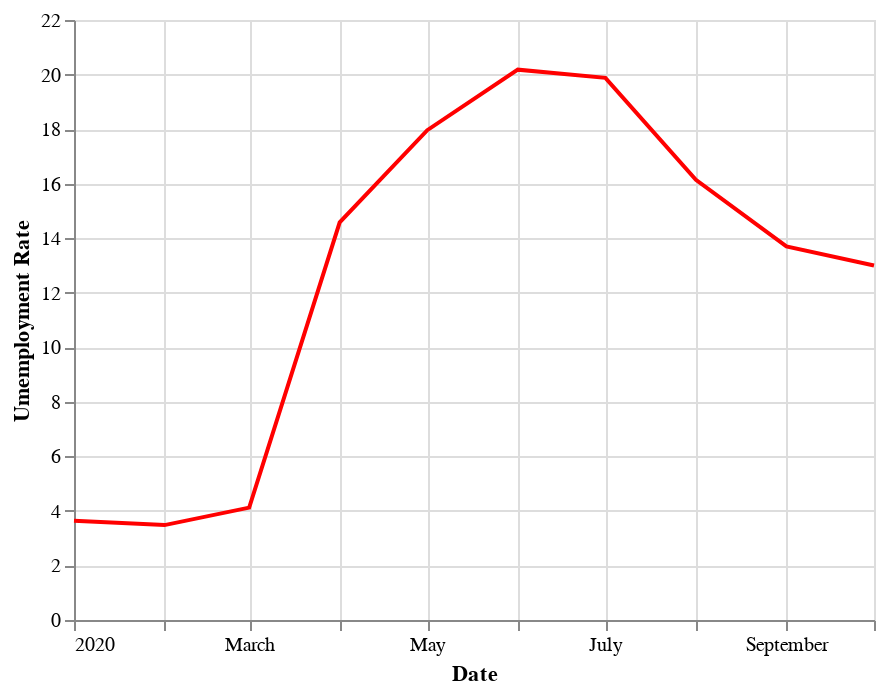

The notebook cell saved with this chart:
### Code cell
unemployment_chart_20 = alt.Chart(unemployment_2020).mark_line(color='red').encode(
    x='Date',
    y='Umemployment Rate',
    tooltip=[
        'Date:T',
        'Umemployment Rate:Q'
    ]
)
unemployment_chart_20

### Figure 1 — Vega-Lite specification as saved in the notebook (floating-point values rounded to 4 significant figures)
{"config": {"view": {"continuousWidth": 400, "continuousHeight": 300}}, "data": {"name": "data-98c17818a12a4ab5eec5129819a11ca5"}, "mark": {"type": "line", "color": "red"}, "encoding": {"tooltip": [{"type": "temporal", "field": "Date"}, {"type": "quantitative", "field": "Umemployment Rate"}], "x": {"type": "temporal", "field": "Date"}, "y": {"type": "quantitative", "field": "Umemployment Rate"}}, "$schema": "https://vega.github.io/schema/vega-lite/v4.8.1.json", "datasets": {"data-98c17818a12a4ab5eec5129819a11ca5": [{"Date": "2020-01-01T00:00:00", "Umemployment Rate": 3.64}, {"Date": "2020-02-01T00:00:00", "Umemployment Rate": 3.48}, {"Date": "2020-03-01T00:00:00", "Umemployment Rate": 4.12}, {"Date": "2020-04-01T00:00:00", "Umemployment Rate": 14.58}, {"Date": "2020-05-01T00:00:00", "Umemployment Rate": 17.96}, {"Date": "2020-06-01T00:00:00", "Umemployment Rate": 20.18}, {"Date": "2020-07-01T00:00:00", "Umemployment Rate": 19.88}, {"Date": "2020-08-01T00:00:00", "Umemployment Rate": 16.14}, {"Date": "2020-09-01T00:00:00", "Umemployment Rate": 13.7}, {"Date": "2020-10-01T00:00:00", "Umemployment Rate": 13.0}]}}
